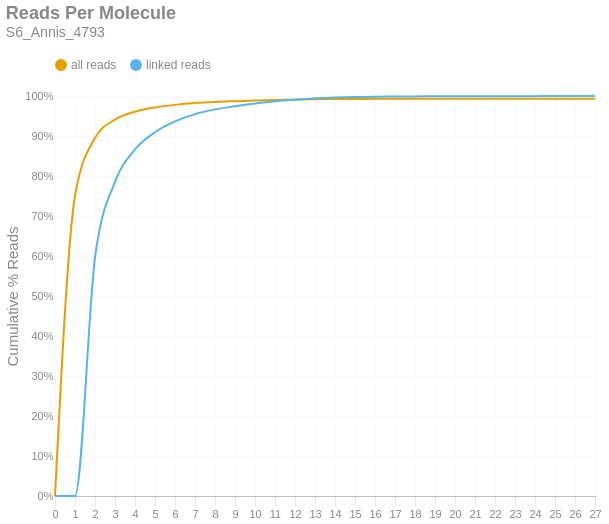

Write notebook code for a chart like this one.
### Markdown cell above
### Reads per Molecule
This chart shows the cumulative distribution of the number of reads per linked molecule. That is, how many alignments are associated with a unique molecule. This excludes the number of reads associated with invalid or absent linked-read barcodes. The `linked` histogram is the percentages recalculated when disregarding singletons.

### Code cell
if SKIPLR:
    print_html(f"Skipped")
else:
    counts = np.bincount(valids['reads'].cast(pl.Int64).to_numpy())
    weighted = counts * np.arange(len(counts))
    all_perc = weighted / n_reads
    linked_perc = weighted / n_linked_reads
    linked_perc[1] = 0
    binned_df = pl.DataFrame({
        'readsper': list(range(len(counts))),
        'all reads (cumsum)': np.cumsum(all_perc).tolist(),
        'linked reads (cumsum)': np.cumsum(linked_perc).tolist(),
    })

    with SafeRender(binned_df):
        (
            density_plot(binned_df, 'Reads Per Molecule', samplename, 'readspmol')
            .encode(
                x=alt.X('readsper:O', title=None).axis(labelAngle=0).scale(padding=0),
                y=alt.Y('value:Q', title='Cumulative % Reads').axis(format='%').stack(False),
                color=alt.Color("key:N").scale(domain=["all reads", "linked reads"]),
                tooltip=[
                    alt.Tooltip("key:N", title="Data Type"),
                    alt.Tooltip("readsper:O", title="Reads Per Molecule"),
                    alt.Tooltip("value:Q", format=".2%", title="% Reads (Cum.)")
                ]            
            )
        ).display()

### Figure 1 — Vega-Lite specification as saved in the notebook (floating-point values rounded to 4 significant figures)
{"width": "container", "height": 400, "config": {"title": {"anchor": "start", "dy": -15, "fontSize": 18, "color": "#888888", "subtitleColor": "#888888", "subtitleFontSize": 14}, "arc": {"fill": "#0072B2"}, "axis": {"domainColor": "#888888", "domainWidth": 0.5, "gridWidth": 0.2, "grid": false, "titleFontWeight": 400, "titleFontSize": 15, "labelFontSize": 11, "labelColor": "#888888", "tickColor": "#888888", "tickWidth": 0.2, "titleColor": "#888888"}, "axisBand": {"grid": false}, "axisX": {"grid": true, "tickSize": 10, "domainCap": "round"}, "axisY": {"domain": false, "grid": true, "tickSize": 0, "domainCap": "round"}, "background": "transparent", "header": {"labelFontSize": 15, "labelColor": "#888888", "titleFontSize": 15, "titleFontWeight": 600, "titleColor": "#888888"}, "legend": {"labelFont": "sans-serif", "labelFontSize": 12, "labelColor": "#888888", "symbolSize": 100, "symbolType": "circle", "titleFontSize": 12, "titlePadding": 10, "titleColor": "#888888", "title": null, "orient": "top"}, "range": {"category": ["#E69F00", "#56B4E9", "#009E73", "#F0E442", "#0072B2", "#D55E00", "#CC79A7", "#000000"], "diverging": ["#cfe8f3", "#a2d4ec", "#73bfe2", "#46abdb", "#1696d2", "#12719e"]}, "area": {"fill": "#0072B2", "fillOpacity": 0.7, "line": true, "strokeOpacity": 0.7}, "line": {"color": "#0072B2", "stroke": "#0072B2", "strokeWidth": 2}, "trail": {"color": "#0072B2", "stroke": "#0072B2", "strokeWidth": 0, "size": 1}, "point": {"filled": true, "fillOpacity": 1.0, "size": 95}, "text": {"color": "#888888", "fontSize": 11, "align": "right", "fontWeight": 400, "size": 11}, "bar": {"fill": "#0072B2", "stroke": null}, "view": {"stroke": null, "continuousWidth": 660, "continuousHeight": 400}}, "data": {"name": "data-eaee10640a5c6db463d48bf5d97cda65"}, "mark": {"type": "line", "interpolate": "monotone", "point": {"opacity": 0, "size": 275}}, "encoding": {"color": {"field": "key", "scale": {"domain": ["all reads", "linked reads"]}, "type": "nominal"}, "tooltip": [{"field": "key", "title": "Data Type", "type": "nominal"}, {"field": "readsper", "title": "Reads Per Molecule", "type": "ordinal"}, {"field": "value", "format": ".2%", "title": "% Reads (Cum.)", "type": "quantitative"}], "x": {"axis": {"labelAngle": 0}, "field": "readsper", "scale": {"padding": 0}, "title": null, "type": "ordinal"}, "y": {"axis": {"format": "%"}, "field": "value", "stack": false, "title": "Cumulative % Reads", "type": "quantitative"}}, "params": [{"name": "param_c36ac31b6afebe62", "select": {"type": "point", "fields": ["key"]}, "bind": "legend"}], "title": {"text": "Reads Per Molecule", "subtitle": "S6_Annis_4793"}, "transform": [{"fold": ["all reads (cumsum)", "linked reads (cumsum)"]}, {"calculate": "replace(datum.key, ' (cumsum)', '')", "as": "key"}, {"filter": {"param": "param_c36ac31b6afebe62"}}], "usermeta": {"embedOptions": {"downloadFileName": "S6_Annis_4793.readspmol"}}, "$schema": "https://vega.github.io/schema/vega-lite/v6.1.0.json", "datasets": {"data-eaee10640a5c6db463d48bf5d97cda65": [{"readsper": 0, "all reads (cumsum)": 0.0, "linked reads (cumsum)": 0.0}, {"readsper": 1, "all reads (cumsum)": 0.7503, "linked reads (cumsum)": 0.0}, {"readsper": 2, "all reads (cumsum)": 0.8951, "linked reads (cumsum)": 0.5959}, {"readsper": 3, "all reads (cumsum)": 0.9411, "linked reads (cumsum)": 0.7852}, {"readsper": 4, "all reads (cumsum)": 0.9608, "linked reads (cumsum)": 0.8665}, {"readsper": 5, "all reads (cumsum)": 0.9713, "linked reads (cumsum)": 0.9094}, {"readsper": 6, "all reads (cumsum)": 0.9778, "linked reads (cumsum)": 0.9364}, {"readsper": 7, "all reads (cumsum)": 0.9823, "linked reads (cumsum)": 0.9547}, {"readsper": 8, "all reads (cumsum)": 0.9851, "linked reads (cumsum)": 0.9665}, {"readsper": 9, "all reads (cumsum)": 0.987, "linked reads (cumsum)": 0.9744}, {"readsper": 10, "all reads (cumsum)": 0.9887, "linked reads (cumsum)": 0.9812}, {"readsper": 11, "all reads (cumsum)": 0.9901, "linked reads (cumsum)": 0.9868}, {"readsper": 12, "all reads (cumsum)": 0.991, "linked reads (cumsum)": 0.9905}, {"readsper": 13, "all reads (cumsum)": 0.9919, "linked reads (cumsum)": 0.9944}, {"readsper": 14, "all reads (cumsum)": 0.9923, "linked reads (cumsum)": 0.9961}, {"readsper": 15, "all reads (cumsum)": 0.9926, "linked reads (cumsum)": 0.9973}, {"readsper": 16, "all reads (cumsum)": 0.9929, "linked reads (cumsum)": 0.9984}, {"readsper": 17, "all reads (cumsum)": 0.9929, "linked reads (cumsum)": 0.9987}, {"readsper": 18, "all reads (cumsum)": 0.993, "linked reads (cumsum)": 0.9989}, {"readsper": 19, "all reads (cumsum)": 0.9931, "linked reads (cumsum)": 0.9992}, {"readsper": 20, "all reads (cumsum)": 0.9931, "linked reads (cumsum)": 0.9994}, {"readsper": 21, "all reads (cumsum)": 0.9931, "linked reads (cumsum)": 0.9994}, {"readsper": 22, "all reads (cumsum)": 0.9932, "linked reads (cumsum)": 0.9996}, {"readsper": 23, "all reads (cumsum)": 0.9932, "linked reads (cumsum)": 0.9996}, {"readsper": 24, "all reads (cumsum)": 0.9932, "linked reads (cumsum)": 0.9996}, {"readsper": 25, "all reads (cumsum)": 0.9932, "linked reads (cumsum)": 0.9998}, {"readsper": 26, "all reads (cumsum)": 0.9932, "linked reads (cumsum)": 0.9998}, {"readsper": 27, "all reads (cumsum)": 0.9933, "linked reads (cumsum)": 1.0}]}}
